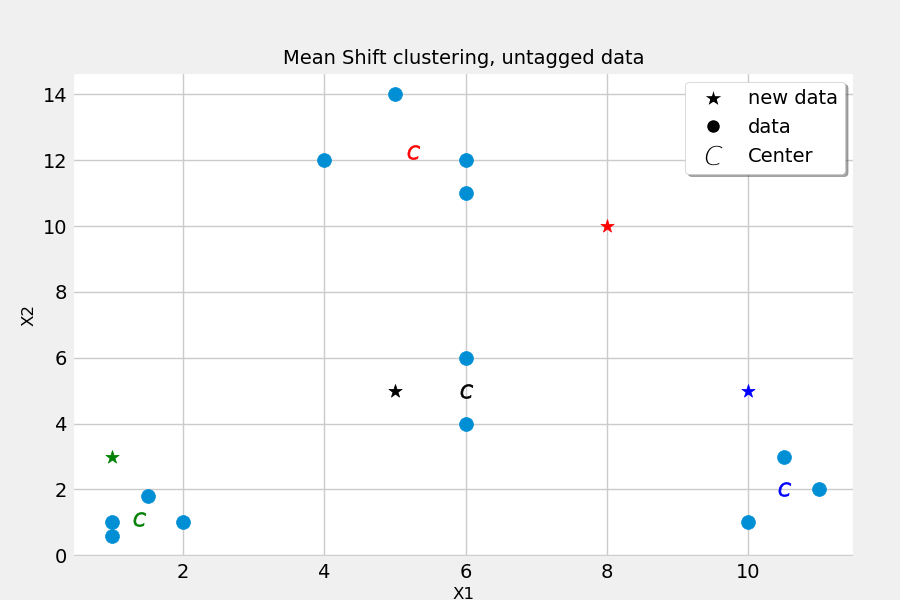

Reproduce this figure in Python.
#simple Mean Shift (circle clustering)
import numpy as np
import matplotlib.pyplot as plt
from matplotlib import style
style.use('fivethirtyeight')
plt.rcParams['axes.facecolor']='w'
from matplotlib.lines import Line2D

class MS:
    '''
    iteration : number of searching (for new/precise cluster) process
    r : maximum radius of data distance to belong to a cluster
    cs : centers of clusters (found with r)
    '''
    def __init__(self, r=4,iteration=300):#radius is key parameter (must guess!) to know classes
        self.iteration=iteration
        self.r = r #radius
        self.colors = 200*["g","r","k","b","c"]
        self.cs={}#centers
        self.fig = plt.figure('Mean Shift PLOT',figsize=(9, 6))
        self.ax = self.fig.add_subplot(111)#1*1 grid , no.1
    def fit(self, data):
        self.cs={i:data[i] for i in range(len(data))}
        for _ in range(self.iteration):
            ncs = []#new centers
            for c in self.cs:
                inCircle = []
                [inCircle.append(d) for d in data if np.linalg.norm(d-self.cs[c]) < self.r]       
                ncs.append(np.average(inCircle,axis=0))
            ucs=np.unique(ncs,axis=0)#remove duplicates
            pcs = self.cs #store previous centers
            self.cs = {j:ucs[j] for j in range(len(ucs))}
            for i in self.cs:
                if (self.cs[i] != pcs[i]).any():
                    break
                elif i ==len(self.cs)-1 :
                    return self.cs
    def visualize(self,data):
        plt.scatter(X[:,0], X[:,1], s=100)   
        [plt.scatter(self.cs[c][0],self.cs[c][1],color=self.colors[c],marker='$C$',s=100) for c in self.cs]
        self.ax.set_title('Mean Shift clustering, untagged data',fontsize=14)
        self.ax.set_xlabel('X1',fontsize=12)
        self.ax.set_ylabel('X2',fontsize=12)
        customLines = [Line2D([0], [0], color='w', marker='*',
                               markersize=15,markerfacecolor='k'),
                        Line2D([0], [0], color='w', marker='o',
                               markersize=10,markerfacecolor='k'),
                       Line2D([0], [0], color='w', marker='$C$',
                               markersize=15,markerfacecolor='k')]
        self.ax.legend(customLines,['new data','data','Center'],
                       loc='upper right', shadow=True)
    def predictWithRadius(self,data):
        tag = [i for i in self.cs if np.linalg.norm(data-self.cs[i]) < self.r]
        if len(tag)==1:
            plt.scatter(data[0], data[1], marker='*',s=100,color=self.colors[tag[0]])
        elif tag==[]:
            print(data," is not close to any center with r : ",self.r,"")
        else:
            common=[]
            [common.append(self.cs[t]) for t in tag]
            print(data," is in range of centers :",common," with r : ",self.r,"")
    def predict(self,data):
        distances = [np.linalg.norm(data-self.cs[c]) for c in self.cs]
        tag = (distances.index(min(distances)))
        plt.scatter(data[0], data[1], marker='*',s=100,color=self.colors[tag])
        return tag
#define input data
X = np.array([[1,1],[1.5,1.8],[1,0.6],[2,1],
              [4,12],[6,12],[5,14],[6,11],
              [10,1],[11,2],[10.5,3],
              [6,6],[6,4]])
#calling functions
ms = MS(r=4,iteration=10)
ms.fit(X)
print(ms.cs)
ms.visualize(X)
newData = np.array([[1,3],[8,10],[5,5],[10,5]])
for unknown in newData:
    ms.predict(unknown)
plt.show()
